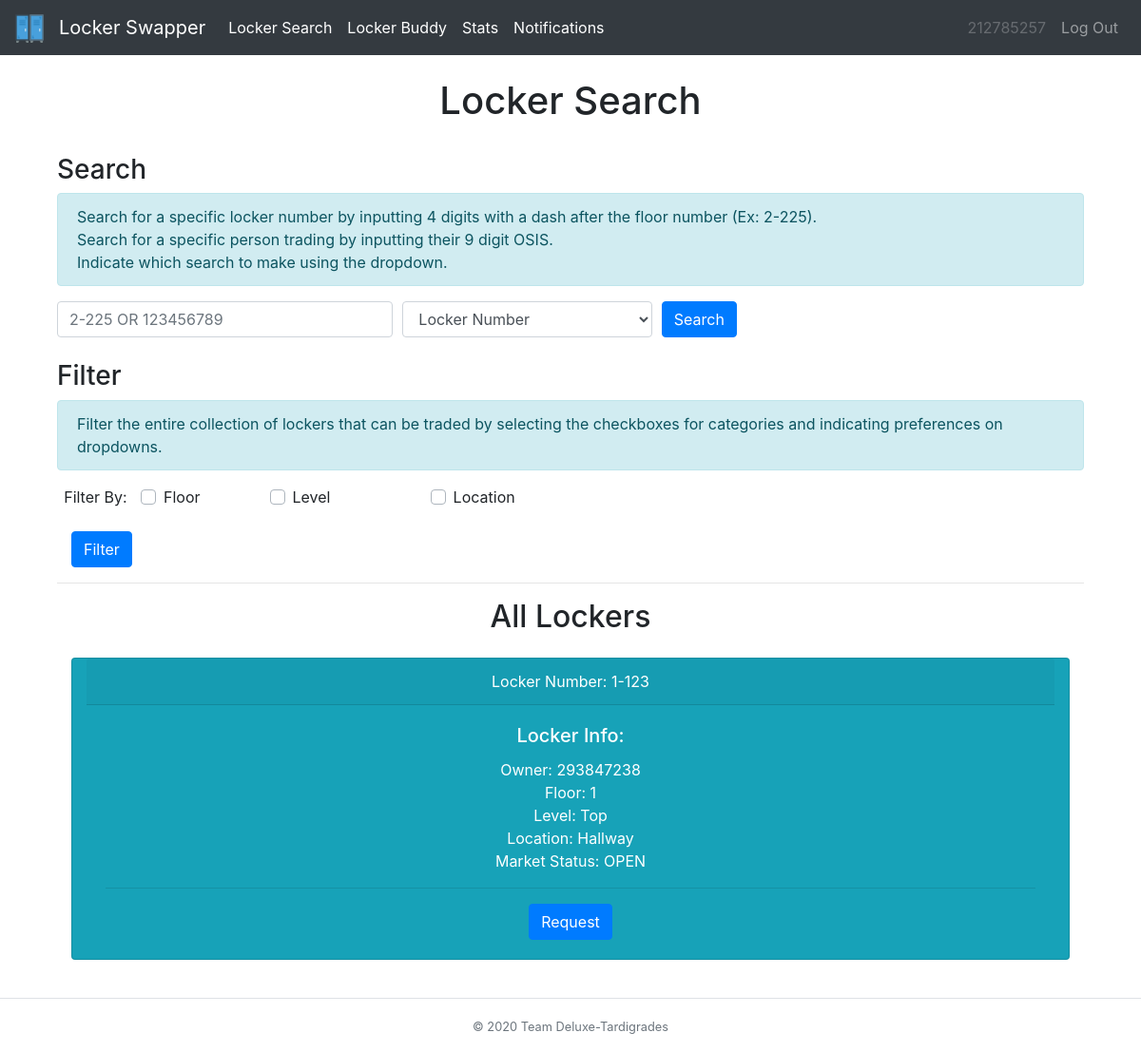
Screenshot of /locker (signed in) with the database file from the repository.
### tables this page shows
CREATE TABLE transaction_tbl (locker INT, recipient INT, sender INT, status INT, request TEXT, floor INT);

CREATE TABLE locker_tbl (locker INT, owner TEXT, combo TEXT, floor INT, level INT, location TEXT, status TEXT);

### __init__.py (the view)
@app.route("/locker")
@login_required
def locker():
    user = session['osis']
    all = db_manager.tradeableLockers()
    to = db_manager.getTransactionTo(session["osis"])
    sender = db_manager.getTransactionFrom(session["osis"])
    return render_template("locker.html",user=user,all=all,results=[],to=to,sender=sender,heading="Locker Search")

### __init__.py (called while the page is built)
def login_required(f):
    @wraps(f)
    def dec(*args, **kwargs):
        if 'osis' in session:
            return f(*args, **kwargs)
        flash('You must be logged in to view this page!', 'danger')
        return redirect('/')
    return dec

### db_builder.py (called while the page is built)
def exec(cmd):
    db = sqlite3.connect(DB_FILE)
    c = db.cursor()
    output = c.execute(cmd)
    db.commit()
    return output

def execmany(cmd, inputs):
    db = sqlite3.connect(DB_FILE)
    c = db.cursor()
    output = c.execute(cmd, inputs)
    db.commit()
    return output

### db_manager.py (called while the page is built)
def tradeableLockers():
    q = "SELECT * FROM transaction_tbl WHERE status=1 AND request='L' AND recipient=''"
    data = exec(q).fetchall() #-> [(tuple,1,2,3),(tuple,1,2,3)]
    dataDict = {}
    for i in data:
        q = "SELECT * from locker_tbl WHERE locker=? AND status='TRADING'"
        inputs = (i[0],)
        data = execmany(q, inputs).fetchone()
        info=[]
        for value in data:
            info.append(value)
        dataDict[i] = info
    return dataDict

def getTransactionFrom(osis):
    q="SELECT recipient FROM transaction_tbl WHERE sender=? AND status = ?"
    inputs = (osis,1)
    data = execmany(q,inputs).fetchall()
    info=[]
    if data is None:
        return info
    for value in data:
        info.append(value[0])
    filtered = [x for x in info if x != '']
    return filtered

def getTransactionTo(osis):
    q="SELECT sender FROM transaction_tbl WHERE recipient=? AND status=?"
    inputs = (osis,1)
    data = execmany(q,inputs).fetchall()
    info=[]
    if data is None:
        return info
    for value in data:
        info.append(value[0])
    return info

### templates/locker.html (shortened to what this page needs)
{% extends "base.html" %}
{% block body %}
<div class="container">
  <h3>Search</h3>
  <div class="alert alert-info" role="alert">
     Search for a specific locker number by inputting 4 digits with a dash after the floor number (Ex: 2-225).<br>
      Search for a specific person trading by inputting their 9 digit OSIS.<br>
      Indicate which search to make using the dropdown.
  </div>
  <div>
    <form action="/lSearch" method="post">
      <div class="form-row">
        <div class="form group col-md-4">
          <input id="query" class="form-control mr-sm-2" type="text" name="query" placeholder="2-225 OR 123456789"><br>
        </div>
        <div class="form group col-md-3">
          <select id="searchBy" class="form-control" name="searchBy">
            <option>Locker Number</option>
          </select>
        </div>
        <div class="form-group col-md-1">
          <button class="btn btn-primary" type="submit">Search</button>
        </div>
      </div>
    </form>
  </div>
  <h3>Filter</h3>
  <div class="alert alert-info" role="alert">
    Filter the entire collection of lockers that can be traded by selecting the checkboxes for categories and indicating preferences on dropdowns.
  </div>
  <div>
    <form action="/lFilter" method="post">
      <div class="form-row text-center">
        <div class="form-group col-md-1">
          <label for="filter">Filter By:  </label>
        </div>
        <div class="form-group col-md-1 custom-control custom-checkbox">
          <label class="custom-control-label" for="floor">Floor</label>
        </div>
        <div class="form-group col-md-2 custom-control custom-checkbox">
          <label class="custom-control-label" for="level">Level</label>
        </div>
        <div class="form-group col-md-2 custom-control custom-checkbox">
          <label class="custom-control-label" for="type">Location</label>
        </div>
      </div>
      <div class="form-group col-md-1">
        <button class="btn btn-primary" type="submit">Filter</button>
      </div>
    </form>
  </div>
  <hr>
  <div class="container">
    {% if results == [] and all != [] %}
    <div class="text-center">
      <h2>All Lockers</h2>
    </div>
    <div class="col-sm-12 col-md-12 col-lg-12 mx-auto">
      {% for key in all %}
      <div class="row">
        <div class="card text-white text-center bg-info my-3 col-md-12">
          <div class="card-header">Locker Number: {{key[5]}}-{{key[0]}}</div>
          <div class="card-body">
            <h5 class="card-title">Locker Info:</h5>
            <p class="card-text">Owner: {{key[2]}} <br> Floor: {{key[5]}} <br>
                               Level: {{all[key][4]}} <br> Location: {{all[key][5]}} <br>
                               Market Status: OPEN </p>
            <hr class="my-3">
            {% if key[2] not in sender and key[2] not in to and all[key][1] != user %}
            <form action="/lRequest" method="post">
            <div>
              <button class="btn btn-primary" type="submit" name="lrequest" value ="{{key[2]}}">Request</button>
            </div>
            </form>
            {% endif %}
          </div>
        </div>
      </div>
      {% endfor %}
    {% endif %}
    </div>
    </div>
  </div>
{% endblock %}

### rows the page displays
transaction_tbl: floor "1", locker "123", sender "293847238"
locker_tbl: level "Top", location "Hallway"

### other values shown
{{ user }} "212785257"
{{ heading }} "Locker Search"
